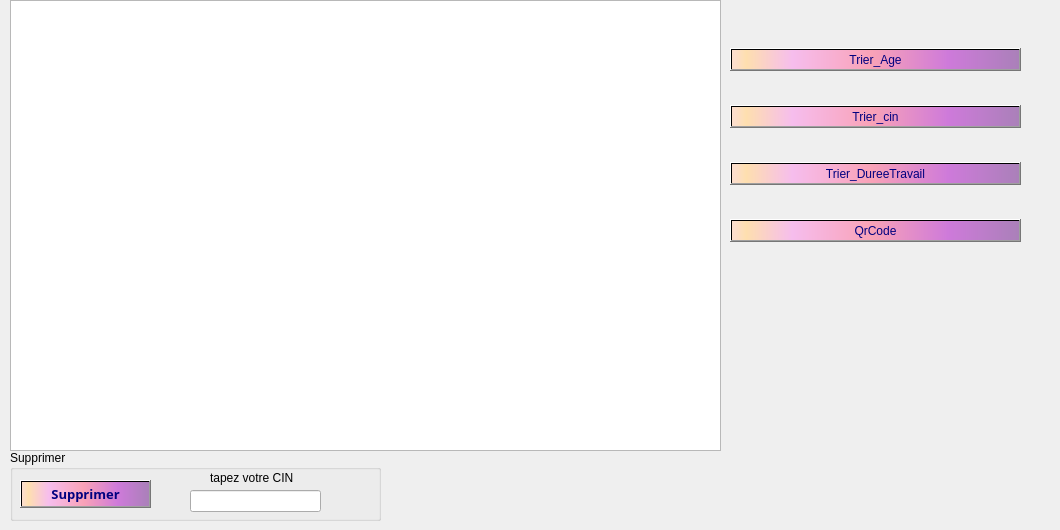
          <widget class="QWidget" name="tab_6">
           <attribute name="title">
            <string>Afficher Personnel</string>
           </attribute>
           <widget class="QTableView" name="tab_personnel">
            <property name="geometry">
             <rect>
              <x>10</x>
              <y>0</y>
              <width>711</width>
              <height>451</height>
             </rect>
            </property>
           </widget>
           <widget class="QLabel" name="qrcodecommande_2">
            <property name="geometry">
             <rect>
              <x>770</x>
              <y>70</y>
              <width>281</width>
              <height>321</height>
             </rect>
            </property>
            <property name="font">
             <font>
              <family>Sitka Display</family>
              <pointsize>9</pointsize>
              <weight>75</weight>
              <bold>true</bold>
             </font>
            </property>
            <property name="text">
             <string/>
            </property>
           </widget>
           <widget class="QWidget" name="verticalLayoutWidget_5">
            <property name="geometry">
             <rect>
              <x>730</x>
              <y>20</y>
              <width>291</width>
              <height>251</height>
             </rect>
            </property>
            <layout class="QVBoxLayout" name="verticalLayout_6">
             <item>
              <widget class="QPushButton" name="trier_age">
               <property name="styleSheet">
                <string notr="true">background-color: qlineargradient(spread:pad, x1:1, y1:0, x2:1, y2:0, stop:0.919598 rgba(255, 0, 111, 255), stop:0.98 rgba(0, 0, 0, 255), stop:1 rgba(235, 148, 61, 255));
color: rgb(0, 0, 127);
background-color: qlineargradient(spread:pad, x1:0, y1:0, x2:1, y2:0, stop:0.0100503 rgba(252, 222, 204, 255), stop:0.0502513 rgba(254, 223, 175, 255), stop:0.211055 rgba(246, 189, 237, 255), stop:0.487437 rgba(249, 162, 183, 255), stop:0.753769 rgba(206, 122, 218, 255), stop:1 rgba(170, 128, 185, 255));</string>
               </property>
               <property name="text">
                <string>Trier_Age</string>
               </property>
               <property name="icon">
                <iconset resource="img.qrc">
                 <normaloff>:/trie.png</normaloff>:/trie.png</iconset>
               </property>
               <property name="iconSize">
                <size>
                 <width>40</width>
                 <height>20</height>
                </size>
               </property>
              </widget>
             </item>
             <item>
              <widget class="QPushButton" name="p_trier">
               <property name="styleSheet">
                <string notr="true">background-color: qlineargradient(spread:pad, x1:1, y1:0, x2:1, y2:0, stop:0.919598 rgba(255, 0, 111, 255), stop:0.98 rgba(0, 0, 0, 255), stop:1 rgba(235, 148, 61, 255));
color: rgb(0, 0, 127);
background-color: qlineargradient(spread:pad, x1:0, y1:0, x2:1, y2:0, stop:0.0100503 rgba(252, 222, 204, 255), stop:0.0502513 rgba(254, 223, 175, 255), stop:0.211055 rgba(246, 189, 237, 255), stop:0.487437 rgba(249, 162, 183, 255), stop:0.753769 rgba(206, 122, 218, 255), stop:1 rgba(170, 128, 185, 255));</string>
               </property>
               <property name="text">
                <string>Trier_cin</string>
               </property>
               <property name="icon">
                <iconset resource="img.qrc">
                 <normaloff>:/trie.png</normaloff>:/trie.png</iconset>
               </property>
               <property name="iconSize">
                <size>
                 <width>40</width>
                 <height>20</height>
                </size>
               </property>
              </widget>
             </item>
             <item>
              <widget class="QPushButton" name="trie_dureeTravail">
               <property name="styleSheet">
                <string notr="true">background-color: qlineargradient(spread:pad, x1:1, y1:0, x2:1, y2:0, stop:0.919598 rgba(255, 0, 111, 255), stop:0.98 rgba(0, 0, 0, 255), stop:1 rgba(235, 148, 61, 255));
color: rgb(0, 0, 127);
background-color: qlineargradient(spread:pad, x1:0, y1:0, x2:1, y2:0, stop:0.0100503 rgba(252, 222, 204, 255), stop:0.0502513 rgba(254, 223, 175, 255), stop:0.211055 rgba(246, 189, 237, 255), stop:0.487437 rgba(249, 162, 183, 255), stop:0.753769 rgba(206, 122, 218, 255), stop:1 rgba(170, 128, 185, 255));</string>
               </property>
               <property name="text">
                <string>Trier_DureeTravail</string>
               </property>
               <property name="icon">
                <iconset resource="img.qrc">
                 <normaloff>:/trie.png</normaloff>:/trie.png</iconset>
               </property>
               <property name="iconSize">
                <size>
                 <width>40</width>
                 <height>20</height>
                </size>
               </property>
              </widget>
             </item>
             <item>
              <widget class="QPushButton" name="qrcodegen_2">
               <property name="styleSheet">
                <string notr="true">background-color: qlineargradient(spread:pad, x1:1, y1:0, x2:1, y2:0, stop:0.919598 rgba(255, 0, 111, 255), stop:0.98 rgba(0, 0, 0, 255), stop:1 rgba(235, 148, 61, 255));
color: rgb(0, 0, 127);
background-color: qlineargradient(spread:pad, x1:0, y1:0, x2:1, y2:0, stop:0.0100503 rgba(252, 222, 204, 255), stop:0.0502513 rgba(254, 223, 175, 255), stop:0.211055 rgba(246, 189, 237, 255), stop:0.487437 rgba(249, 162, 183, 255), stop:0.753769 rgba(206, 122, 218, 255), stop:1 rgba(170, 128, 185, 255));</string>
               </property>
               <property name="text">
                <string>QrCode</string>
               </property>
               <property name="icon">
                <iconset resource="img.qrc">
                 <normaloff>:/trie.png</normaloff>:/trie.png</iconset>
               </property>
               <property name="iconSize">
                <size>
                 <width>40</width>
                 <height>20</height>
                </size>
               </property>
              </widget>
             </item>
            </layout>
           </widget>
           <widget class="QGroupBox" name="groupBox_5">
            <property name="geometry">
             <rect>
              <x>10</x>
              <y>450</y>
              <width>371</width>
              <height>71</height>
             </rect>
            </property>
            <property name="title">
             <string>Supprimer</string>
            </property>
            <widget class="QPushButton" name="Supprimer">
             <property name="geometry">
              <rect>
               <x>10</x>
               <y>30</y>
               <width>131</width>
               <height>28</height>
              </rect>
             </property>
             <property name="font">
              <font>
               <family>Sitka Display</family>
               <pointsize>10</pointsize>
               <weight>75</weight>
               <bold>true</bold>
              </font>
             </property>
             <property name="styleSheet">
              <string notr="true">background-color: qlineargradient(spread:pad, x1:1, y1:0, x2:1, y2:0, stop:0.919598 rgba(255, 0, 111, 255), stop:0.98 rgba(0, 0, 0, 255), stop:1 rgba(235, 148, 61, 255));
color: rgb(0, 0, 127);
background-color: qlineargradient(spread:pad, x1:0, y1:0, x2:1, y2:0, stop:0.0100503 rgba(252, 222, 204, 255), stop:0.0502513 rgba(254, 223, 175, 255), stop:0.211055 rgba(246, 189, 237, 255), stop:0.487437 rgba(249, 162, 183, 255), stop:0.753769 rgba(206, 122, 218, 255), stop:1 rgba(170, 128, 185, 255));</string>
             </property>
             <property name="text">
              <string>Supprimer</string>
             </property>
             <property name="icon">
              <iconset resource="img.qrc">
               <normaloff>:/supprimer.png</normaloff>:/supprimer.png</iconset>
             </property>
             <property name="iconSize">
              <size>
               <width>20</width>
               <height>20</height>
              </size>
             </property>
            </widget>
            <widget class="QLabel" name="label_58">
             <property name="geometry">
              <rect>
               <x>200</x>
               <y>20</y>
               <width>161</width>
               <height>16</height>
              </rect>
             </property>
             <property name="text">
              <string>tapez votre CIN</string>
             </property>
            </widget>
            <widget class="QLineEdit" name="L_cin_supp">
             <property name="geometry">
              <rect>
               <x>180</x>
               <y>40</y>
               <width>131</width>
               <height>22</height>
              </rect>
             </property>
            </widget>
           </widget>
          </widget>
